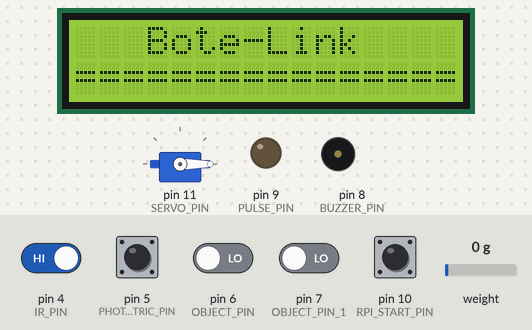
Recording of a sketch running on a simulated Arduino Uno, built with avr-gcc and run on an emulated ATmega328P. Parts: 16×2 character LCD, servo, output pins drawn as LEDs (lit = HIGH), buzzer (waves = sounding, pin HIGH). The test bench sets the inputs (shaded band); at power-on: pin 4 (IR_PIN), pin 5 (PHOTOELECTRIC_PIN) HIGH, pin 6 (OBJECT_PIN), pin 7 (OBJECT_PIN_1), pin 10 (RPI_START_PIN) LOW, weight on the scale 0 g. What the sketch prints to the serial monitor is not drawn.

Above: at 4.2 s.
4.3 s: pin 10 (RPI_START_PIN) pulled HIGH for 0.15 s
At 6.2 s:
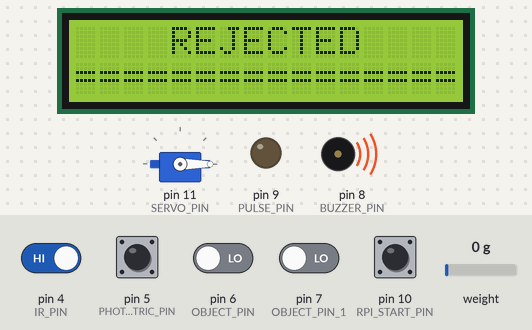
6.8 s: pin 6 (OBJECT_PIN) driven HIGH
At 7.7 s:
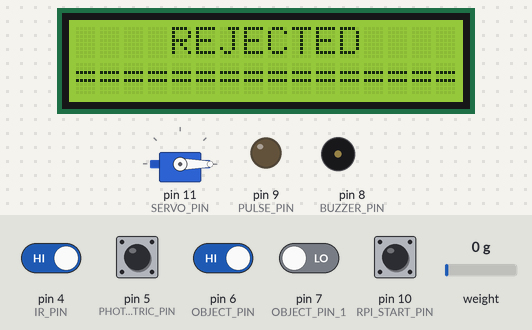
9.4 s: pin 4 (IR_PIN) driven LOW
At 10.1 s:
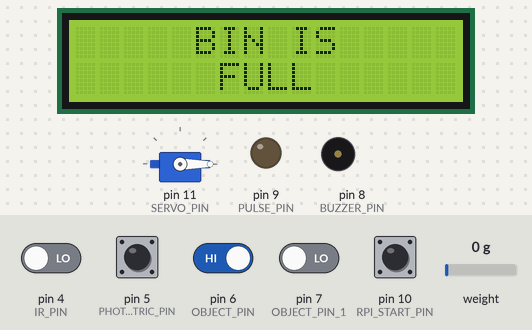
10.9 s: pin 4 (IR_PIN) driven HIGH
At 12.0 s:
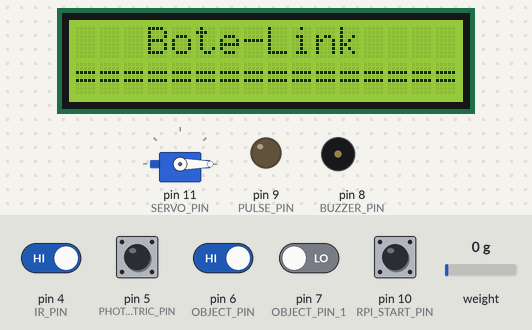
13.9 s: pin 10 (RPI_START_PIN) pulled HIGH for 0.15 s
At 14.6 s:
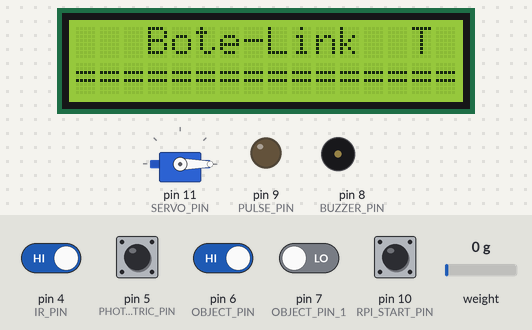
15.6 s: pin 10 (RPI_START_PIN) pulled HIGH for 1 s
At 16.4 s:
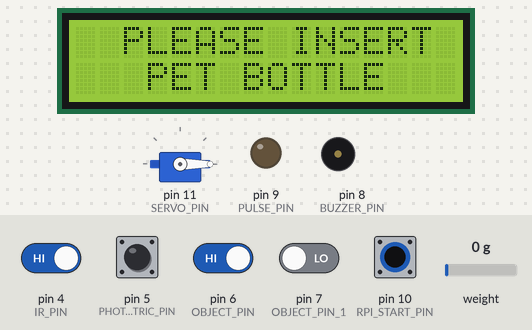
Timing chart, 0 to 18.6 s (numbered marks = the images above; inputs shaded):
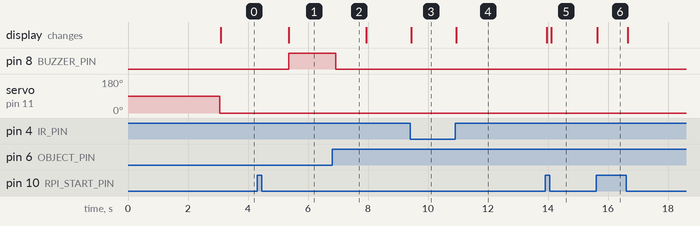

Measured:
- after the input at 4.3 s, pin 8 (BUZZER_PIN): LOW → HIGH after 1.1 s; the display: changes after 1.1 s (image 1)
- after the input at 6.8 s, pin 8 (BUZZER_PIN): HIGH → LOW after 0.12 s
- after the input at 9.4 s, the display: changes after 0.05 s (image 3)
- after the input at 10.9 s, the display: changes at once (image 4)
- after the input at 13.9 s, the display: first changes after 0.06 s (image 5 shows a later state)
- after the input at 15.6 s, the display: changes at once (image 6)

The sketch:

bottle_wifi_vendo.ino
```cpp
#include <LiquidCrystal_I2C.h>
#include <Wire.h>
#include <Streaming.h>
#include <Servo.h>
#include "HX711.h"
#include <Chrono.h>

#define PULSE_PIN 9
#define RPI_START_PIN 10
#define SERVO_PIN 11
#define BUZZER_PIN 8
#define PHOTOELECTRIC_PIN 5

#define IR_PIN 4
#define DT_PIN 3
#define SCK_PIN 2
#define OBJECT_PIN 6
#define OBJECT_PIN_1 7


LiquidCrystal_I2C lcd(0x27, 16, 2);
Servo myservo;
HX711 scale;
Chrono myChrono;

int mode = 0;
float prevWeight;
float newWeight;
void setup() {
  Serial.begin(9600);
  Serial.setTimeout(100);

  Wire.begin();
  // findI2CAddress();
  lcd.init();
  lcd.backlight();

  pinMode(PULSE_PIN, OUTPUT);
  pinMode(RPI_START_PIN, INPUT);
  pinMode(BUZZER_PIN, OUTPUT);
  pinMode(PHOTOELECTRIC_PIN, INPUT_PULLUP);


  pinMode(IR_PIN, INPUT);
  pinMode(OBJECT_PIN, INPUT);
  pinMode(OBJECT_PIN_1, INPUT);


  myservo.attach(SERVO_PIN);

  scale.begin(DT_PIN, SCK_PIN);
  scale.set_scale(-743.8f);
  delay(2000);

  while (rpiOnStart())
    ;

  resetScale();
}

void loop() {
  //   Serial << "Is Bottle Accepted :: " << isBottleAccepted() << endl;
  //   Serial << "Is Bin Full :: " << isBinFull() << endl;
  //   Serial << "Is Object Detected :: " << isObjectDetected() << endl;
  // Serial << " IS RPI READY :: " << rpiOnStart() << endl;
  // Serial << "Weight :: " << getWeight() << endl;

  //testing();
  //lcdTest();
  normalProcess();
}
void lcdTest() {
  lcd.setCursor(0, 0), lcd << F("      Hello     ");
  lcd.setCursor(0, 1), lcd << F("     WORLD!!!   ");
}

void normalProcess() {
  if (isBinFull()) {
    Serial << F("Bin Full") << endl;
    lcd.setCursor(0, 0), lcd << F("     BIN IS     ");
    lcd.setCursor(0, 1), lcd << F("      FULL      ");
    return;
  }
  if (rpiOnStart()) {
    if (isObjectDetected()) {
      if (myChrono.hasPassed(2000)) {
        if (isBottleAccepted()) {
          newWeight = getWeight();
          if (newWeight <= 11 || newWeight >= 43) {
            while (isObjectDetected()) {
              lcd.setCursor(0, 0), lcd << F("   PET BOTTLE    ");
              lcd.setCursor(0, 0), lcd << F("    REJECTED     ");
              buzzerOn();
              delay(100);
            }
            buzzerOff();
            resetScale();
             myChrono.restart();
            return;
          }

          openLid();
          lcd.setCursor(0, 0), lcd << F("   PET BOTTLE    ");
          lcd.setCursor(0, 0), lcd << F("    ACCEPTED     ");
          //11-43
          if (newWeight <= 14) {
            writePulse(1);
          } else if (newWeight <= 17) {
            writePulse(2);
          } else if (newWeight <= 21) {
            writePulse(3);
          } else {
            writePulse(4);
          }

          delay(2000);
          closeLid();
          delay(1000);
          resetScale();
        } else {
          while (isObjectDetected()) {
            lcd.setCursor(0, 0), lcd << F("   PET BOTTLE    ");
            lcd.setCursor(0, 0), lcd << F("    REJECTED     ");
            buzzerOn();
            delay(100);
          }
           buzzerOff();
        }
        myChrono.restart();
      } else {
        lcd.setCursor(0, 0), lcd << F("  PLEASE INSERT ");
        lcd.setCursor(0, 1), lcd << F("   PET BOTTLE   ");
      }
    } else {
      lcd.setCursor(0, 0), lcd << F("  PLEASE INSERT ");
      lcd.setCursor(0, 1), lcd << F("   PET BOTTLE   ");
      myChrono.restart();
    }
    prevWeight = newWeight;
  } else {
    closeLid();

    Serial << "Waiting to Connect" << endl;
    lcd.setCursor(0, 0), lcd << F("   Bote-Link  ");
    lcd.setCursor(0, 1), lcd << F("================");
  }
}
void testing() {
  if (Serial.available()) {
    String reading = Serial.readString();
    Serial << reading << endl;

    reading.trim();
    if (reading == "0") {
      Serial << "Reset Scale" << endl;
      resetScale();
    } else if (reading == "1") {
      Serial << "Write Pulse" << endl;
      writePulse(1);
    } else if (reading == "5") {
      Serial << "Write Pulse" << endl;
      writePulse(5);
    } else if (reading == "q") {
      Serial << "Close Lid" << endl;
      closeLid();
    } else if (reading == "a") {
      Serial << "Open Lid" << endl;
      openLid();
    }
  }
}

bool rpiOnStart() {
  return digitalRead(RPI_START_PIN);
}
void buzzerOn() {
  digitalWrite(BUZZER_PIN, HIGH);
}

void buzzerOff() {
  digitalWrite(BUZZER_PIN, LOW);
}
void closeLid() {
  myservo.write(0);
}

void openLid() {
  myservo.write(180);
}

void writePulse(int x) {
  for (int i = 0; i < x; i++) {
    Serial << "Pulse" << endl;
    onePulse();
  }
}

void onePulse() {
  digitalWrite(PULSE_PIN, HIGH);
  delay(100);
  digitalWrite(PULSE_PIN, LOW);
  delay(500);
}

bool isBottleAccepted() {
  return digitalRead(PHOTOELECTRIC_PIN);
}

bool isBinFull() {
  return !digitalRead(IR_PIN);
}
bool isObjectDetected() {
  return !digitalRead(OBJECT_PIN) && !digitalRead(OBJECT_PIN_1);
}

void resetScale() {
  scale.tare();
}

float getWeight() {
  float x = scale.get_units(10);
  Serial << "WEIGHT :: " << x << endl;
  return x;
}

void findI2CAddress() {

  byte error, address;
  int nDevices;

  Serial.println("Scanning...");

  nDevices = 0;
  for (address = 1; address < 127; address++) {
    // The i2c_scanner uses the return value of
    // the Write.endTransmisstion to see if
    // a device did acknowledge to the address.
    Wire.beginTransmission(address);
    error = Wire.endTransmission();

    if (error == 0) {
      Serial.print("I2C device found at address 0x");
      if (address < 16)
        Serial.print("0");
      Serial.print(address, HEX);
      Serial.println("  !");

      nDevices++;
    } else if (error == 4) {
      Serial.print("Unknown error at address 0x");
      if (address < 16)
        Serial.print("0");
      Serial.println(address, HEX);
    }
  }
  if (nDevices == 0)
    Serial.println("No I2C devices found\n");
  else
    Serial.println("done\n");

  while (true)
    ;
}
```
